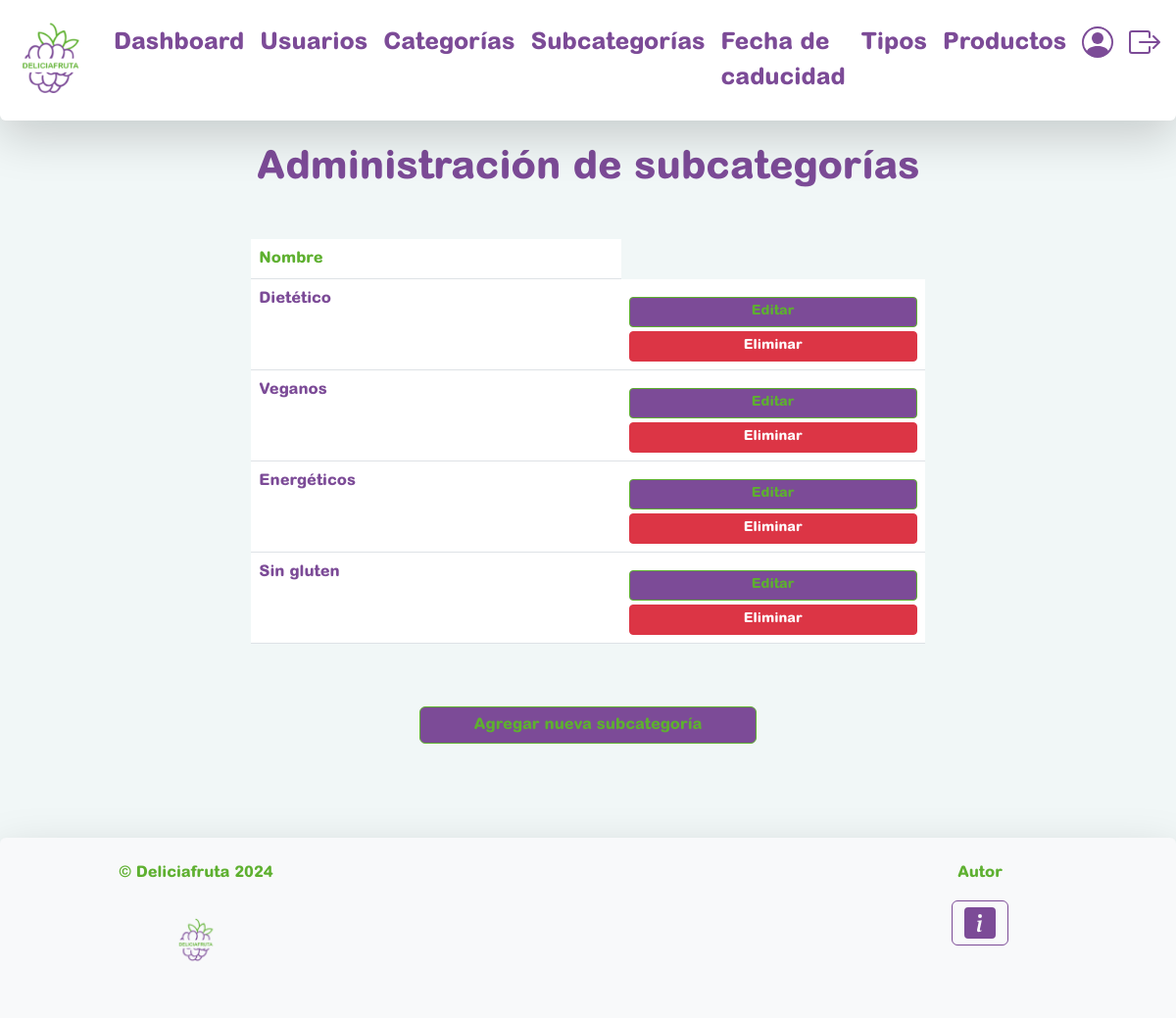
The page /admin/index.php?sec=admin_subcategorias (signed in) on the database its author committed.
### tables this page shows
CREATE TABLE `subcategorias` (
  `id` int(10) UNSIGNED NOT NULL,
  `nombre_completo` varchar(256) NOT NULL,
  `descripcion` text NOT NULL
);

### class/Subcategoria.php (called while the page is built, shortened)
<?php
class Subcategoria
    {
        protected $id;
        protected $nombre_completo;
        public function catalogo_completo(): array
        {
            $conexion = Conexion::getConexion();
            $query = "SELECT * FROM subcategorias";
            $PDOStatement = $conexion->prepare($query);
            $PDOStatement->setFetchMode(PDO::FETCH_CLASS, self::class);
            $PDOStatement->execute();
            $catalogo = $PDOStatement->fetchAll();
            return $catalogo;
        }
        public function getId()
        {
            return $this->id;
        }
        public function getNombreCompleto()
        {
            return $this->nombre_completo;
        }
    }

### admin/views/admin_subcategorias.php (the view, shortened to what this page needs)
<?php
    $subcategorias = (new Subcategoria())->catalogo_completo();
?>
<div class="container my-5">
    <div class="row justify-content-center">
        <div class="col-md-8">
            <h1 class="text-center mb-5 fw-bold">Administración de subcategorías</h1>
            <div class="row mb-5 d-flex align-items-center">
                <table class="table">
                    <thead>
                        <tr>
                            <th scope="col"><strong>Nombre</strong></th>
                        </tr>
                    </thead>
                    <tbody>
                        <?php foreach ($subcategorias as $subcategoria) { ?>
                            <tr>
                                <td><strong class="strong"><?= $subcategoria->getNombreCompleto() ?></strong></td>
                                <td>
                                    <a href="index.php?sec=edit_subcategoria&id=<?= $subcategoria->getId() ?>" class="btn btn-sm btn-primary mb-1">Editar</a>
                                    <a href="index.php?sec=delete_subcategoria&id=<?= $subcategoria->getId() ?>" class="d-block btn btn-sm btn-danger">Eliminar</a>
                                </td>
                            </tr>
                        <?php } ?>
                    </tbody>
                </table>
                <a href="index.php?sec=add_subcategoria" class="btn btn-primary mt-5 w-50">Agregar nueva subcategoría</a>
            </div>
        </div>
    </div>
</div>

### css/estilos.css (style rules this page uses)
* { color: rgb(124, 75, 151); font-family: "Arial Rounded MT Std Extra Bold"; font-weight: bold; }
body { background-color: rgb(241, 247, 247); margin-top: 50px; padding-top: 50px; }
h1, h2, p { color: rgb(124, 75, 151); text-align: center; }
.btn-primary { background-color: rgb(124, 75, 151); color: rgb(94, 176, 48); border-color: rgb(94, 176, 48); }
.row { margin-left: 5px; margin-right: 5px; }
.row { margin-top: 15px; margin-bottom: 15px; }
#form button, .btn-primary { display: block; margin: 0 auto; margin-top: 10px; }

### admin/views/admin_subcategorias.php (style rules this page uses)
.container { margin-top: 25px; margin-bottom: 15px; }
strong { color: rgb(94, 176, 48); }
.strong { color: rgb(124, 75, 151); }

### rows shown on the page
subcategorias: nombre_completo "Dietético"
subcategorias: nombre_completo "Veganos"
subcategorias: nombre_completo "Energéticos"
subcategorias: nombre_completo "Sin gluten"
